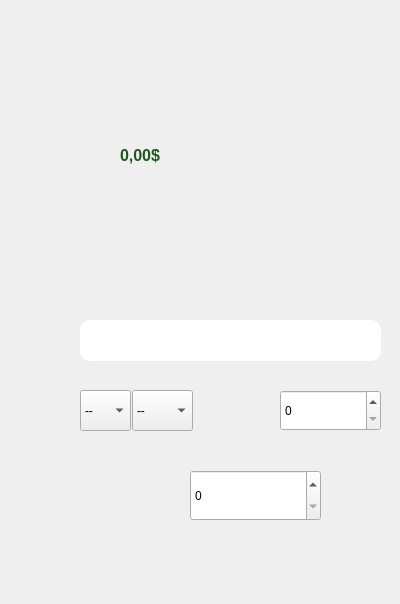
<?xml version="1.0" encoding="UTF-8"?>
<ui version="4.0">
 <class>Wallet</class>
 <widget class="QDialog" name="Wallet">
  <property name="geometry">
   <rect>
    <x>0</x>
    <y>0</y>
    <width>400</width>
    <height>604</height>
   </rect>
  </property>
  <property name="windowTitle">
   <string>SmartShopXpress</string>
  </property>
  <property name="windowIcon">
   <iconset resource="images.qrc">
    <normaloff>:/img/img0/logo3.png</normaloff>:/img/img0/logo3.png</iconset>
  </property>
  <property name="styleSheet">
   <string notr="true">border-image: url(:/img/img0/gbackground.png);</string>
  </property>
  <widget class="QLabel" name="walletLabel">
   <property name="geometry">
    <rect>
     <x>0</x>
     <y>0</y>
     <width>400</width>
     <height>101</height>
    </rect>
   </property>
   <property name="styleSheet">
    <string notr="true">border-image: url(:/img/img0/walletimg.png);</string>
   </property>
   <property name="text">
    <string/>
   </property>
  </widget>
  <widget class="QPushButton" name="mainMenuButton">
   <property name="geometry">
    <rect>
     <x>170</x>
     <y>540</y>
     <width>60</width>
     <height>60</height>
    </rect>
   </property>
   <property name="cursor">
    <cursorShape>PointingHandCursor</cursorShape>
   </property>
   <property name="styleSheet">
    <string notr="true">border-image: url(:/img/img0/menuicon.png);
border-radius:30px;</string>
   </property>
   <property name="text">
    <string/>
   </property>
  </widget>
  <widget class="QLabel" name="moneyimglabel">
   <property name="geometry">
    <rect>
     <x>40</x>
     <y>120</y>
     <width>71</width>
     <height>71</height>
    </rect>
   </property>
   <property name="styleSheet">
    <string notr="true">border-radius:30px;
border-image: url(:/img/img0/moneyimg.png);</string>
   </property>
   <property name="text">
    <string/>
   </property>
  </widget>
  <widget class="QLabel" name="currentMoneyLabel">
   <property name="geometry">
    <rect>
     <x>120</x>
     <y>130</y>
     <width>221</width>
     <height>51</height>
    </rect>
   </property>
   <property name="styleSheet">
    <string notr="true">border-radius:15px;
border-image: url(:/img/img0/lineEditBackground.png);
</string>
   </property>
   <property name="text">
    <string>&lt;html&gt;&lt;head/&gt;&lt;body&gt;&lt;p&gt;&lt;span style=&quot; font-size:12pt; font-weight:700; color:#21561e;&quot;&gt;0,00$&lt;/span&gt;&lt;/p&gt;&lt;/body&gt;&lt;/html&gt;</string>
   </property>
  </widget>
  <widget class="QLabel" name="moneyimglabel_2">
   <property name="geometry">
    <rect>
     <x>10</x>
     <y>310</y>
     <width>61</width>
     <height>61</height>
    </rect>
   </property>
   <property name="styleSheet">
    <string notr="true">border-radius:30px;
border-image: url(:/img/img0/card_no.png);</string>
   </property>
   <property name="text">
    <string/>
   </property>
  </widget>
  <widget class="QLabel" name="moneyimglabel_3">
   <property name="geometry">
    <rect>
     <x>10</x>
     <y>380</y>
     <width>61</width>
     <height>61</height>
    </rect>
   </property>
   <property name="styleSheet">
    <string notr="true">border-radius:30px;
border-image: url(:/img/img0/valid_thru.png);</string>
   </property>
   <property name="text">
    <string/>
   </property>
  </widget>
  <widget class="QLabel" name="moneyimglabel_4">
   <property name="geometry">
    <rect>
     <x>210</x>
     <y>380</y>
     <width>61</width>
     <height>61</height>
    </rect>
   </property>
   <property name="styleSheet">
    <string notr="true">border-radius:30px;
border-image: url(:/img/img0/sec_code.png);</string>
   </property>
   <property name="text">
    <string/>
   </property>
  </widget>
  <widget class="QLabel" name="label">
   <property name="geometry">
    <rect>
     <x>10</x>
     <y>470</y>
     <width>171</width>
     <height>51</height>
    </rect>
   </property>
   <property name="styleSheet">
    <string notr="true">border-radius:15px;
border-image: url(:/img/img0/amountofmoneyimg.png);</string>
   </property>
   <property name="text">
    <string/>
   </property>
  </widget>
  <widget class="QPushButton" name="confirmButton">
   <property name="geometry">
    <rect>
     <x>330</x>
     <y>470</y>
     <width>51</width>
     <height>51</height>
    </rect>
   </property>
   <property name="cursor">
    <cursorShape>PointingHandCursor</cursorShape>
   </property>
   <property name="styleSheet">
    <string notr="true">border-radius:20px;
border-image: url(:/img/img0/onay.png);</string>
   </property>
   <property name="text">
    <string/>
   </property>
  </widget>
  <widget class="QComboBox" name="monthComboBox">
   <property name="geometry">
    <rect>
     <x>80</x>
     <y>390</y>
     <width>51</width>
     <height>41</height>
    </rect>
   </property>
   <property name="styleSheet">
    <string notr="true">border-image: url(:/img/img0/lineEditBackground.png);</string>
   </property>
   <item>
    <property name="text">
     <string>--</string>
    </property>
   </item>
   <item>
    <property name="text">
     <string>01</string>
    </property>
   </item>
   <item>
    <property name="text">
     <string>02</string>
    </property>
   </item>
   <item>
    <property name="text">
     <string>03</string>
    </property>
   </item>
   <item>
    <property name="text">
     <string>04</string>
    </property>
   </item>
   <item>
    <property name="text">
     <string>05</string>
    </property>
   </item>
   <item>
    <property name="text">
     <string>06</string>
    </property>
   </item>
   <item>
    <property name="text">
     <string>07</string>
    </property>
   </item>
   <item>
    <property name="text">
     <string>08</string>
    </property>
   </item>
   <item>
    <property name="text">
     <string>09</string>
    </property>
   </item>
   <item>
    <property name="text">
     <string>10</string>
    </property>
   </item>
   <item>
    <property name="text">
     <string>11</string>
    </property>
   </item>
   <item>
    <property name="text">
     <string>12</string>
    </property>
   </item>
  </widget>
  <widget class="QLineEdit" name="cardNoLineEdit">
   <property name="geometry">
    <rect>
     <x>80</x>
     <y>320</y>
     <width>301</width>
     <height>41</height>
    </rect>
   </property>
   <property name="styleSheet">
    <string notr="true">border-image: url(:/img/img0/lineEditBackground.png);
border-radius:10px;</string>
   </property>
  </widget>
  <widget class="QLabel" name="label_2">
   <property name="geometry">
    <rect>
     <x>80</x>
     <y>250</y>
     <width>231</width>
     <height>44</height>
    </rect>
   </property>
   <property name="styleSheet">
    <string notr="true">border-image: url(:/img/img0/carddetailimg.png);
border-radius:10px;</string>
   </property>
   <property name="text">
    <string/>
   </property>
  </widget>
  <widget class="QComboBox" name="yearComboBox">
   <property name="geometry">
    <rect>
     <x>132</x>
     <y>390</y>
     <width>61</width>
     <height>41</height>
    </rect>
   </property>
   <property name="styleSheet">
    <string notr="true">border-image: url(:/img/img0/lineEditBackground.png);</string>
   </property>
   <item>
    <property name="text">
     <string>--</string>
    </property>
   </item>
   <item>
    <property name="text">
     <string>2024</string>
    </property>
   </item>
   <item>
    <property name="text">
     <string>2025</string>
    </property>
   </item>
   <item>
    <property name="text">
     <string>2026</string>
    </property>
   </item>
   <item>
    <property name="text">
     <string>2027</string>
    </property>
   </item>
   <item>
    <property name="text">
     <string>2028</string>
    </property>
   </item>
   <item>
    <property name="text">
     <string>2029</string>
    </property>
   </item>
   <item>
    <property name="text">
     <string>2030</string>
    </property>
   </item>
   <item>
    <property name="text">
     <string>2031</string>
    </property>
   </item>
   <item>
    <property name="text">
     <string>2032</string>
    </property>
   </item>
   <item>
    <property name="text">
     <string>2033</string>
    </property>
   </item>
   <item>
    <property name="text">
     <string>2034</string>
    </property>
   </item>
   <item>
    <property name="text">
     <string>2035</string>
    </property>
   </item>
   <item>
    <property name="text">
     <string>2036</string>
    </property>
   </item>
   <item>
    <property name="text">
     <string>2037</string>
    </property>
   </item>
   <item>
    <property name="text">
     <string>2038</string>
    </property>
   </item>
   <item>
    <property name="text">
     <string>2038</string>
    </property>
   </item>
   <item>
    <property name="text">
     <string>2039</string>
    </property>
   </item>
   <item>
    <property name="text">
     <string>2040</string>
    </property>
   </item>
   <item>
    <property name="text">
     <string>2041</string>
    </property>
   </item>
   <item>
    <property name="text">
     <string>2042</string>
    </property>
   </item>
   <item>
    <property name="text">
     <string>2043</string>
    </property>
   </item>
   <item>
    <property name="text">
     <string>2044</string>
    </property>
   </item>
   <item>
    <property name="text">
     <string>2045</string>
    </property>
   </item>
   <item>
    <property name="text">
     <string>2046</string>
    </property>
   </item>
   <item>
    <property name="text">
     <string>2047</string>
    </property>
   </item>
   <item>
    <property name="text">
     <string>2048</string>
    </property>
   </item>
   <item>
    <property name="text">
     <string>2049</string>
    </property>
   </item>
   <item>
    <property name="text">
     <string>2050</string>
    </property>
   </item>
  </widget>
  <widget class="QSpinBox" name="moneySpinBox">
   <property name="geometry">
    <rect>
     <x>190</x>
     <y>470</y>
     <width>131</width>
     <height>51</height>
    </rect>
   </property>
   <property name="styleSheet">
    <string notr="true">border-image: url(:/img/img0/lineEditBackground.png);
</string>
   </property>
  </widget>
  <widget class="QSpinBox" name="securityCodeSpinBox">
   <property name="geometry">
    <rect>
     <x>280</x>
     <y>390</y>
     <width>101</width>
     <height>41</height>
    </rect>
   </property>
   <property name="styleSheet">
    <string notr="true">border-image: url(:/img/img0/lineEditBackground.png);
</string>
   </property>
  </widget>
 </widget>
 <resources>
  <include location="images.qrc"/>
 </resources>
 <connections/>
</ui>
